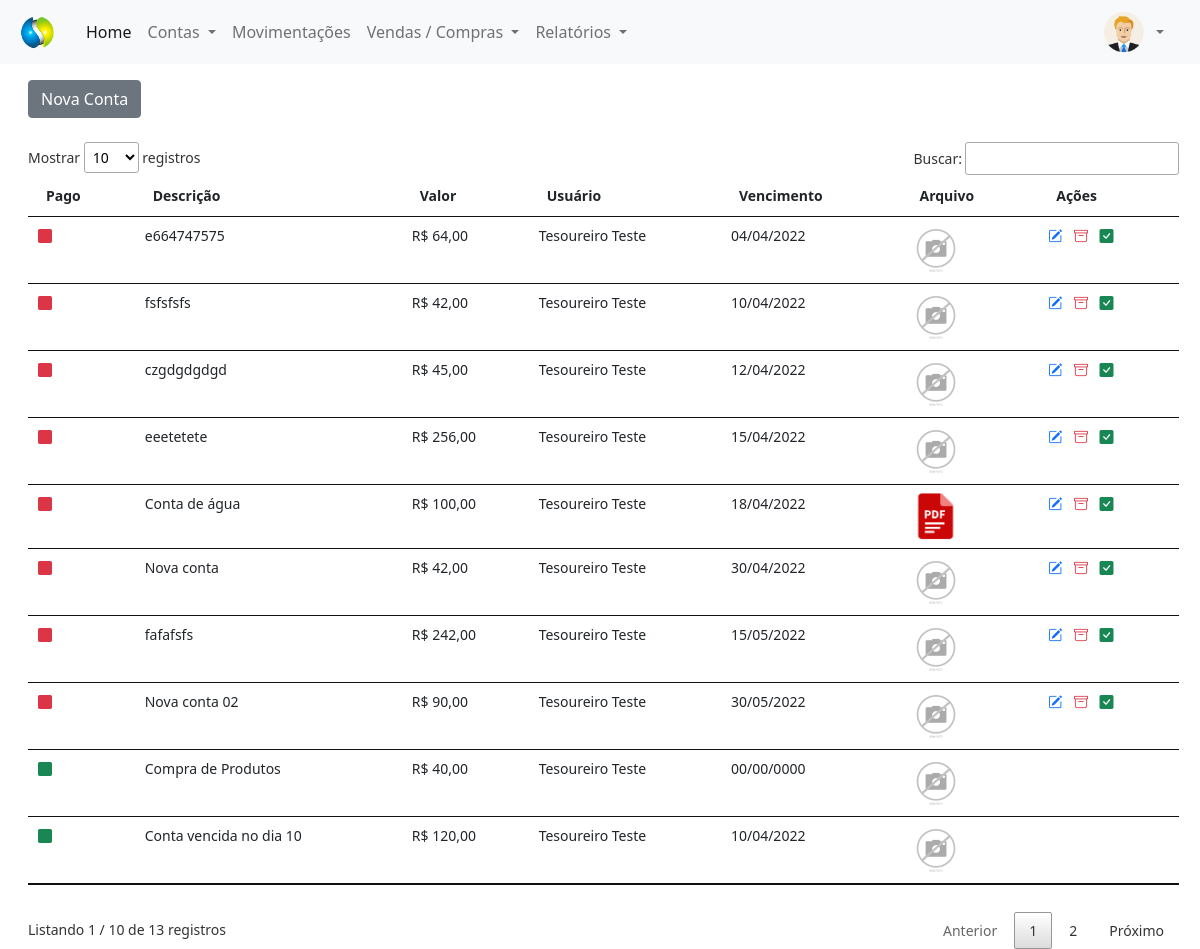
The page /painel-tesoureiro/index.php?pagina=contas_pagar (signed in) on the database its author committed.
### tables this page shows
CREATE TABLE `contas_pagar` (
  `id` int(11) NOT NULL,
  `descricao` varchar(100) NOT NULL,
  `valor` decimal(8,2) NOT NULL,
  `usuario` int(11) NOT NULL,
  `pago` varchar(5) NOT NULL,
  `data` date NOT NULL,
  `vencimento` date NOT NULL,
  `arquivo` varchar(150) DEFAULT NULL,
  `id_compra` int(11) NOT NULL
);

CREATE TABLE `usuarios` (
  `id` int(11) NOT NULL,
  `nome` varchar(80) NOT NULL,
  `email` varchar(80) NOT NULL,
  `cpf` varchar(15) NOT NULL,
  `senha` varchar(20) NOT NULL,
  `nivel` varchar(20) NOT NULL
);

### painel-tesoureiro/contas_pagar.php (the view, shortened to what this page needs)
<?php
$pag = 'contas_pagar';
require_once('../conexao.php');
?>
<a href="index.php?pagina=<?php echo $pag ?>&funcao=novo" type="button" class="btn btn-secondary mt-2">Nova Conta</a>
<div class="mt-4" style="margin-right:25px">
    <?php
    $query = $pdo->query("SELECT * from contas_pagar order by pago asc, vencimento asc");
    $res = $query->fetchAll(PDO::FETCH_ASSOC);
    $total_reg = @count($res);
    if ($total_reg > 0) {
    ?>
        <small>
            <table id="usuarios" class="table table-hover my-4" style="width:100%">
                <thead>
                    <tr>
                        <th>Pago</th>
                        <th>Descrição</th>
                        <th>Valor</th>
                        <th>Usuário</th>
                        <th>Vencimento</th>
                        <th>Arquivo</th>
                        <th>Ações</th>
                    </tr>
                </thead>
                <tbody>
                    <?php
                    for ($i = 0; $i < $total_reg; $i++) {
                        $id_usu = $res[$i]['usuario'];
                        $query2 = $pdo->query("SELECT * from usuarios where id = '$id_usu'");
                        $res2 = $query2->fetchAll(PDO::FETCH_ASSOC);
                        $nome_usu = $res2[0]['nome'];
                        $vencimento = $res[$i]['vencimento'];
                        if ($res[$i]['pago'] == 'Sim') {
                            $classe = 'text-success';
                        } else {
                            $classe = 'text-danger';
                        }
                        $extensao = strchr($res[$i]['arquivo'], '.');
                        if ($extensao == '.pdf') {
                            $arquivo_pasta = 'pdf.png';
                        } else {
                            $arquivo_pasta = $res[$i]['arquivo'];
                        }
                    ?>
                        <tr>
                            <td>
                                <i class="bi bi-square-fill <?php echo $classe; ?>"></i>
                            </td>
                            <td>
                                <?php echo $res[$i]['descricao']; ?>
                            </td>
                            <td>
                                R$ <?php echo number_format($res[$i]['valor'], 2, ',', '.'); ?>
                            </td>
                            <td><?php echo $nome_usu ?></td>
                            <td>
                                <?php echo implode('/', array_reverse(explode('-', $vencimento)));
                                ?>
                            </td>
                            <td>
                                <a href="../img/<?php echo $pag ?>/<?php echo $res[$i]['arquivo'] ?>" type="button" title="Ver Arquivo" style="text-decoration: none" target="_blank">
                                    <img src="../img/<?php echo $pag ?>/<?php echo $arquivo_pasta ?>" width="50px">
                                </a>
                            </td>
                            <td>
                                <?php
                                if ($res[$i]['pago'] != 'Sim') {
                                ?>
                                    <a href="index.php?pagina=<?php echo $pag ?>&funcao=editar&id=<?php echo $res[$i]['id'] ?>" title="Editar Registro" style="text-decoration: none">
                                        <i class="bi bi-pencil-square text-primary me-2"></i>
                                    </a>
                                    <a href="index.php?pagina=<?php echo $pag ?>&funcao=deletar&id=<?php echo $res[$i]['id']; ?>" title="Excluir Registro" style="text-decoration: none">
                                        <i class="bi bi-archive text-danger me-2"></i>
                                    </a>
                                    <a href="index.php?pagina=<?php echo $pag ?>&funcao=baixar&id=<?php echo $res[$i]['id']; ?>" title="Baixar Registro">
                                        <i class="bi bi-check-square-fill text-success me-2" style="text-decoration: none"></i>
                                    </a>
                                <?php } ?>
                            </td>
                        </tr>
                    <?php }
                    ?>
                </tbody>
            </table>
        </small>
    <?php } else {
        echo "Não existem dados para serem exibidos!";
    } ?>
</div>

### rows shown on the page
contas_pagar: descricao "e664747575", valor "64,00", usuarios.nome "Tesoureiro Teste", vencimento "04/04/2022", arquivo (picture)
contas_pagar: descricao "fsfsfsfs", valor "42,00", usuarios.nome "Tesoureiro Teste", vencimento "10/04/2022", arquivo (picture)
contas_pagar: descricao "czgdgdgdgd", valor "45,00", usuarios.nome "Tesoureiro Teste", vencimento "12/04/2022", arquivo (picture)
contas_pagar: descricao "eeetetete", valor "256,00", usuarios.nome "Tesoureiro Teste", vencimento "15/04/2022", arquivo (picture)
contas_pagar: descricao "Conta de água", valor "100,00", usuarios.nome "Tesoureiro Teste", vencimento "18/04/2022", shows a picture
contas_pagar: descricao "Nova conta", valor "42,00", usuarios.nome "Tesoureiro Teste", vencimento "30/04/2022", arquivo (picture)
contas_pagar: descricao "fafafsfs", valor "242,00", usuarios.nome "Tesoureiro Teste", vencimento "15/05/2022", arquivo (picture)
contas_pagar: descricao "Nova conta 02", valor "90,00", usuarios.nome "Tesoureiro Teste", vencimento "30/05/2022", arquivo (picture)
contas_pagar: descricao "Compra de Produtos", valor "40,00", usuarios.nome "Tesoureiro Teste", vencimento "00/00/0000", arquivo (picture)
contas_pagar: descricao "Conta vencida no dia 10", valor "120,00", usuarios.nome "Tesoureiro Teste", vencimento "10/04/2022", arquivo (picture)
